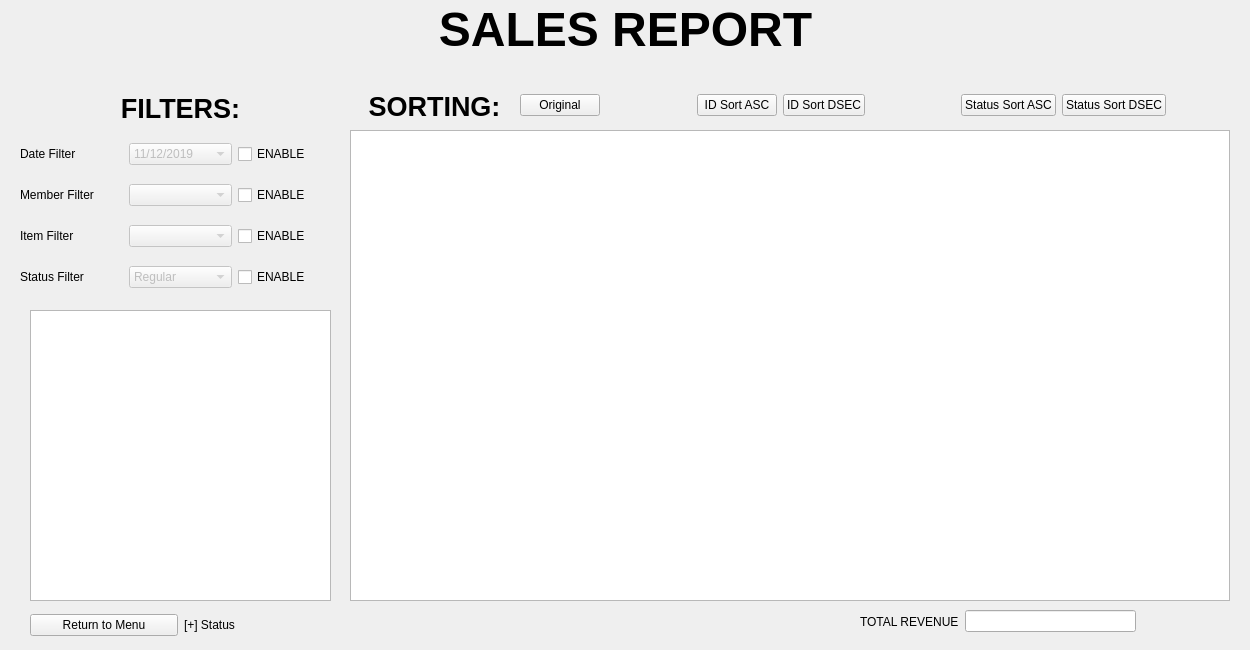
<?xml version="1.0" encoding="UTF-8"?>
<ui version="4.0">
 <class>admin_sales_report</class>
 <widget class="QWidget" name="admin_sales_report">
  <property name="geometry">
   <rect>
    <x>0</x>
    <y>0</y>
    <width>1250</width>
    <height>650</height>
   </rect>
  </property>
  <property name="windowTitle">
   <string>Form</string>
  </property>
  <widget class="QLabel" name="label_5">
   <property name="geometry">
    <rect>
     <x>0</x>
     <y>0</y>
     <width>1251</width>
     <height>60</height>
    </rect>
   </property>
   <property name="text">
    <string>&lt;html&gt;&lt;head/&gt;&lt;body&gt;&lt;p align=&quot;center&quot;&gt;&lt;span style=&quot; font-size:36pt; font-weight:600;&quot;&gt; SALES REPORT&lt;/span&gt;&lt;/p&gt;&lt;/body&gt;&lt;/html&gt;</string>
   </property>
  </widget>
  <widget class="QLabel" name="label_4">
   <property name="geometry">
    <rect>
     <x>360</x>
     <y>90</y>
     <width>149</width>
     <height>33</height>
    </rect>
   </property>
   <property name="text">
    <string>&lt;html&gt;&lt;head/&gt;&lt;body&gt;&lt;p align=&quot;center&quot;&gt;&lt;span style=&quot; font-size:20pt; font-weight:600;&quot;&gt;SORTING:&lt;/span&gt;&lt;/p&gt;&lt;/body&gt;&lt;/html&gt;</string>
   </property>
  </widget>
  <widget class="QTableView" name="memberTable">
   <property name="geometry">
    <rect>
     <x>30</x>
     <y>310</y>
     <width>301</width>
     <height>291</height>
    </rect>
   </property>
  </widget>
  <widget class="QTableView" name="salesRepTable">
   <property name="geometry">
    <rect>
     <x>350</x>
     <y>130</y>
     <width>880</width>
     <height>471</height>
    </rect>
   </property>
   <property name="sortingEnabled">
    <bool>true</bool>
   </property>
  </widget>
  <widget class="QWidget" name="layoutWidget">
   <property name="geometry">
    <rect>
     <x>860</x>
     <y>610</y>
     <width>276</width>
     <height>23</height>
    </rect>
   </property>
   <layout class="QHBoxLayout" name="horizontalLayout">
    <item>
     <widget class="QLabel" name="label_8">
      <property name="text">
       <string>TOTAL REVENUE</string>
      </property>
     </widget>
    </item>
    <item>
     <widget class="QLineEdit" name="lineEdit">
      <property name="readOnly">
       <bool>true</bool>
      </property>
     </widget>
    </item>
   </layout>
  </widget>
  <widget class="QWidget" name="layoutWidget">
   <property name="geometry">
    <rect>
     <x>520</x>
     <y>90</y>
     <width>646</width>
     <height>30</height>
    </rect>
   </property>
   <layout class="QHBoxLayout" name="horizontalLayout_2">
    <item>
     <widget class="QPushButton" name="originalSort">
      <property name="text">
       <string>Original</string>
      </property>
     </widget>
    </item>
    <item>
     <spacer name="horizontalSpacer">
      <property name="orientation">
       <enum>Qt::Horizontal</enum>
      </property>
      <property name="sizeHint" stdset="0">
       <size>
        <width>40</width>
        <height>20</height>
       </size>
      </property>
     </spacer>
    </item>
    <item>
     <widget class="QPushButton" name="idAscSort">
      <property name="text">
       <string>ID Sort ASC</string>
      </property>
     </widget>
    </item>
    <item>
     <widget class="QPushButton" name="idDescSort">
      <property name="text">
       <string>ID Sort DSEC</string>
      </property>
     </widget>
    </item>
    <item>
     <spacer name="horizontalSpacer_2">
      <property name="orientation">
       <enum>Qt::Horizontal</enum>
      </property>
      <property name="sizeHint" stdset="0">
       <size>
        <width>40</width>
        <height>20</height>
       </size>
      </property>
     </spacer>
    </item>
    <item>
     <widget class="QPushButton" name="statusAscSort">
      <property name="text">
       <string>Status Sort ASC</string>
      </property>
     </widget>
    </item>
    <item>
     <widget class="QPushButton" name="statusDescSort">
      <property name="text">
       <string>Status Sort DSEC</string>
      </property>
     </widget>
    </item>
   </layout>
  </widget>
  <widget class="QWidget" name="layoutWidget">
   <property name="geometry">
    <rect>
     <x>20</x>
     <y>80</y>
     <width>321</width>
     <height>221</height>
    </rect>
   </property>
   <layout class="QGridLayout" name="gridLayout">
    <item row="0" column="0" colspan="3">
     <widget class="QLabel" name="label_3">
      <property name="sizePolicy">
       <sizepolicy hsizetype="Preferred" vsizetype="Maximum">
        <horstretch>0</horstretch>
        <verstretch>0</verstretch>
       </sizepolicy>
      </property>
      <property name="text">
       <string>&lt;html&gt;&lt;head/&gt;&lt;body&gt;&lt;p align=&quot;center&quot;&gt;&lt;span style=&quot; font-size:20pt; font-weight:600;&quot;&gt;FILTERS:&lt;/span&gt;&lt;/p&gt;&lt;/body&gt;&lt;/html&gt;</string>
      </property>
     </widget>
    </item>
    <item row="1" column="0">
     <widget class="QLabel" name="label">
      <property name="text">
       <string>Date Filter</string>
      </property>
     </widget>
    </item>
    <item row="1" column="1">
     <widget class="QComboBox" name="dateFilter">
      <property name="enabled">
       <bool>false</bool>
      </property>
      <item>
       <property name="text">
        <string>11/12/2019</string>
       </property>
      </item>
      <item>
       <property name="text">
        <string>11/13/2019</string>
       </property>
      </item>
      <item>
       <property name="text">
        <string>11/14/2019</string>
       </property>
      </item>
      <item>
       <property name="text">
        <string>11/15/2019</string>
       </property>
      </item>
      <item>
       <property name="text">
        <string>11/16/2019</string>
       </property>
      </item>
      <item>
       <property name="text">
        <string>11/17/2019</string>
       </property>
      </item>
      <item>
       <property name="text">
        <string>11/18/2019</string>
       </property>
      </item>
     </widget>
    </item>
    <item row="1" column="2">
     <widget class="QCheckBox" name="checkDateFilter">
      <property name="text">
       <string>ENABLE</string>
      </property>
     </widget>
    </item>
    <item row="2" column="0">
     <widget class="QLabel" name="label_2">
      <property name="text">
       <string>Member Filter</string>
      </property>
     </widget>
    </item>
    <item row="2" column="1">
     <widget class="QComboBox" name="memberFilter">
      <property name="enabled">
       <bool>false</bool>
      </property>
     </widget>
    </item>
    <item row="2" column="2">
     <widget class="QCheckBox" name="checkMemberFilter">
      <property name="text">
       <string>ENABLE</string>
      </property>
     </widget>
    </item>
    <item row="3" column="0">
     <widget class="QLabel" name="label_6">
      <property name="text">
       <string>Item Filter</string>
      </property>
     </widget>
    </item>
    <item row="3" column="1">
     <widget class="QComboBox" name="itemFilter">
      <property name="enabled">
       <bool>false</bool>
      </property>
     </widget>
    </item>
    <item row="3" column="2">
     <widget class="QCheckBox" name="checkItemFilter">
      <property name="text">
       <string>ENABLE</string>
      </property>
     </widget>
    </item>
    <item row="4" column="0">
     <widget class="QLabel" name="label_7">
      <property name="text">
       <string>Status Filter</string>
      </property>
     </widget>
    </item>
    <item row="4" column="1">
     <widget class="QComboBox" name="statusFilter">
      <property name="enabled">
       <bool>false</bool>
      </property>
      <item>
       <property name="text">
        <string>Regular</string>
       </property>
      </item>
      <item>
       <property name="text">
        <string>Executive</string>
       </property>
      </item>
     </widget>
    </item>
    <item row="4" column="2">
     <widget class="QCheckBox" name="checkStatusFilter">
      <property name="text">
       <string>ENABLE</string>
      </property>
     </widget>
    </item>
   </layout>
  </widget>
  <widget class="QWidget" name="layoutWidget">
   <property name="geometry">
    <rect>
     <x>30</x>
     <y>610</y>
     <width>301</width>
     <height>30</height>
    </rect>
   </property>
   <layout class="QHBoxLayout" name="horizontalLayout_3">
    <item>
     <widget class="QPushButton" name="returnButton">
      <property name="sizePolicy">
       <sizepolicy hsizetype="MinimumExpanding" vsizetype="Fixed">
        <horstretch>0</horstretch>
        <verstretch>0</verstretch>
       </sizepolicy>
      </property>
      <property name="text">
       <string>Return to Menu</string>
      </property>
     </widget>
    </item>
    <item>
     <widget class="QLabel" name="statusLine">
      <property name="sizePolicy">
       <sizepolicy hsizetype="MinimumExpanding" vsizetype="Preferred">
        <horstretch>0</horstretch>
        <verstretch>0</verstretch>
       </sizepolicy>
      </property>
      <property name="text">
       <string>[+] Status</string>
      </property>
     </widget>
    </item>
   </layout>
  </widget>
 </widget>
 <resources/>
 <connections/>
</ui>
